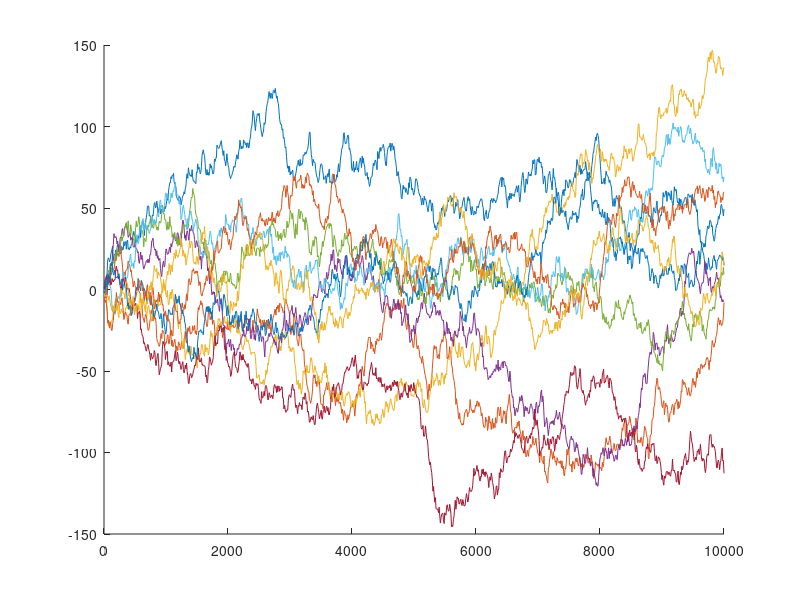

Source code (MATLAB):
hold on
B=[];
ilosc_trajektorii=1000;
T=10000;
h=T/ilosc_trajektorii;
t=linspace(0,T,ilosc_trajektorii);
for i=1:10
    B=cumsum([normrnd(0,1,1,ilosc_trajektorii).*h^(1/2)]);
    plot(t, B)
end
log1 = sqrt(2*t.*log(abs(log(t))));
log2 = -sqrt(2*t.*log(abs(log(t))));



